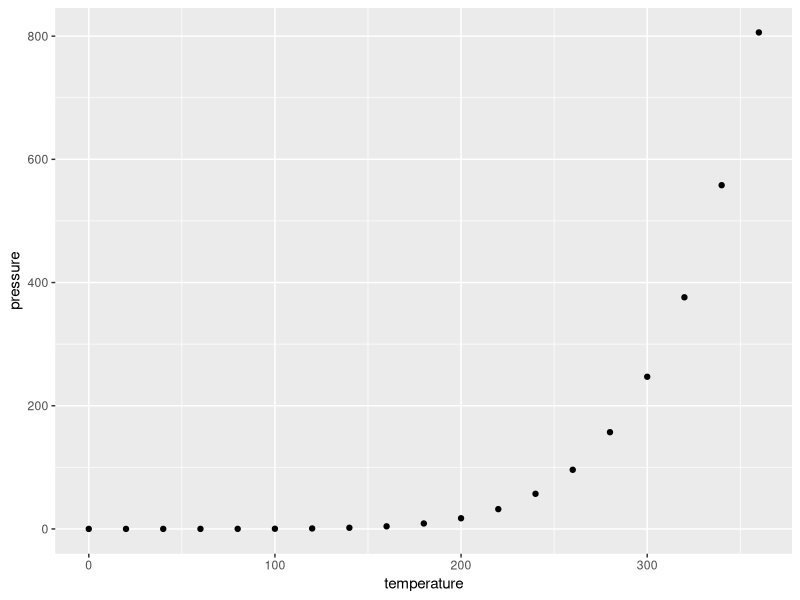
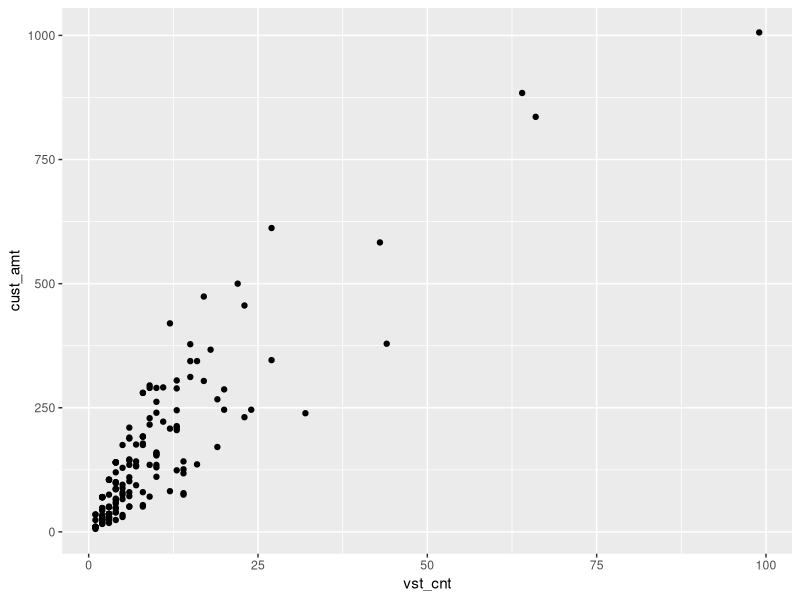
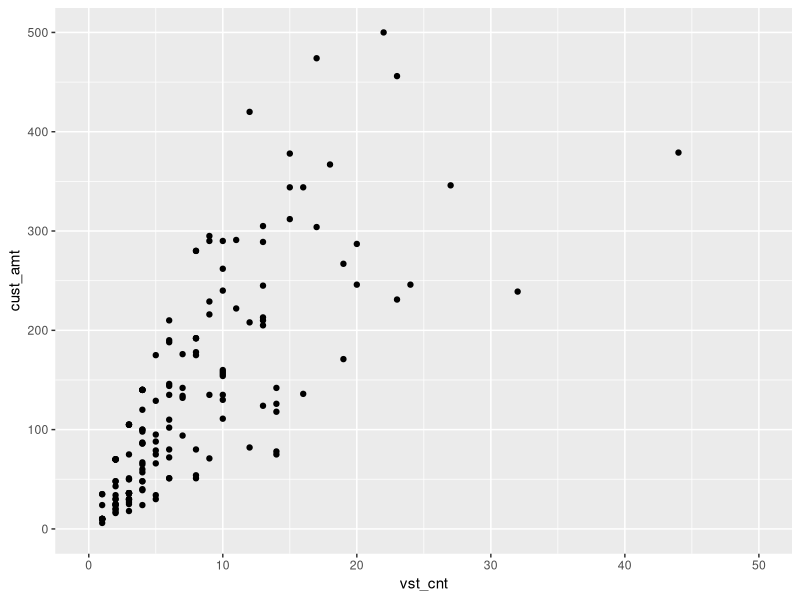
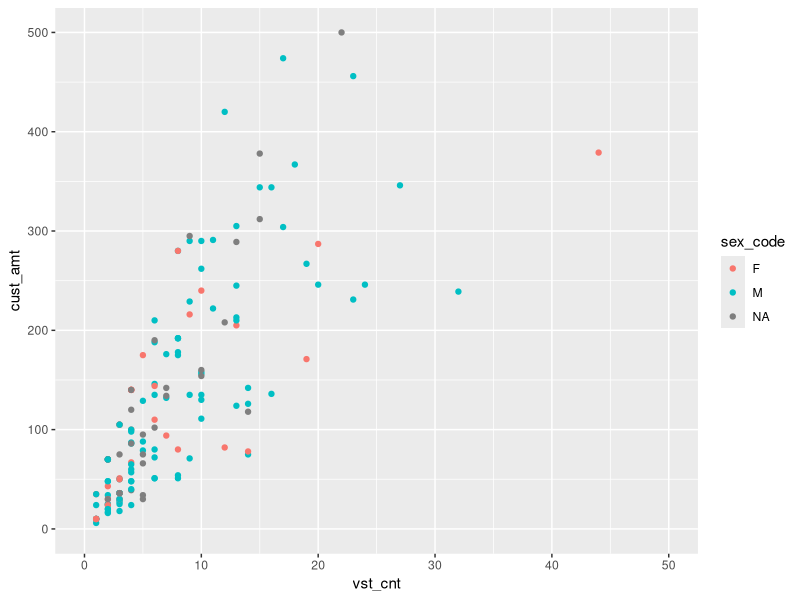
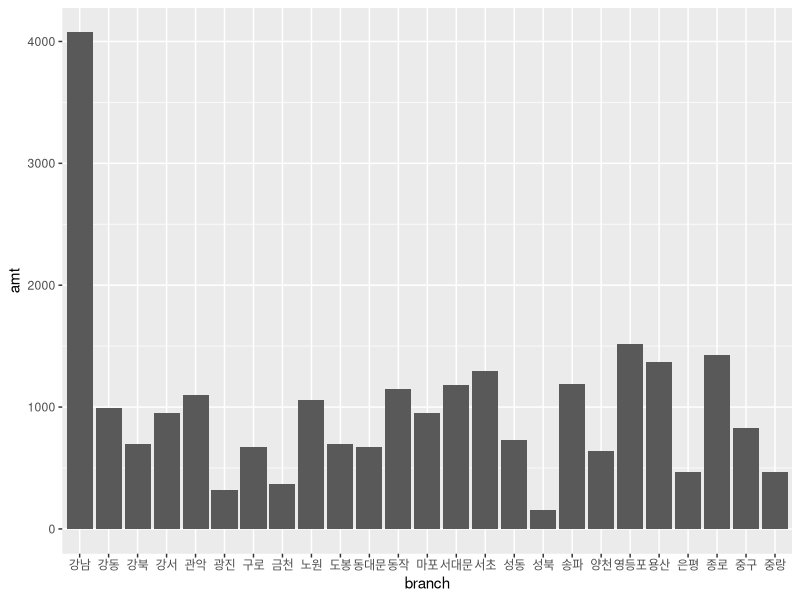
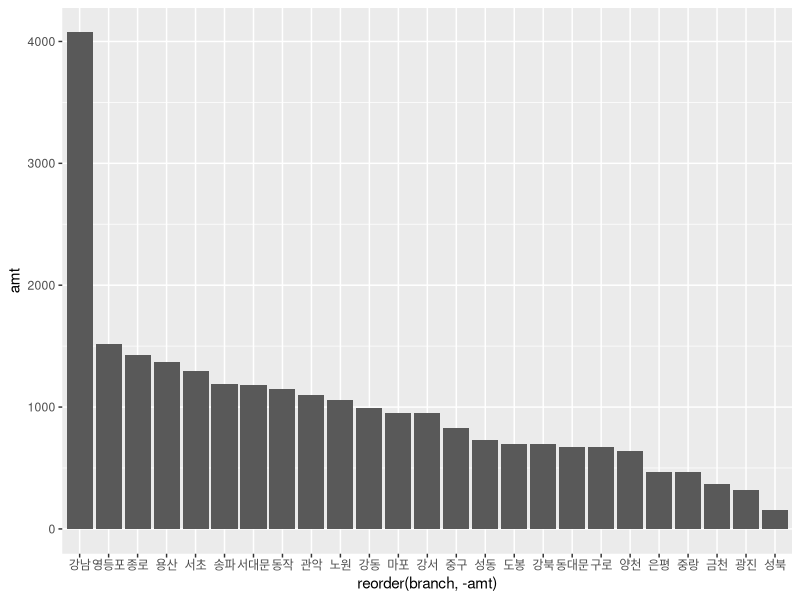
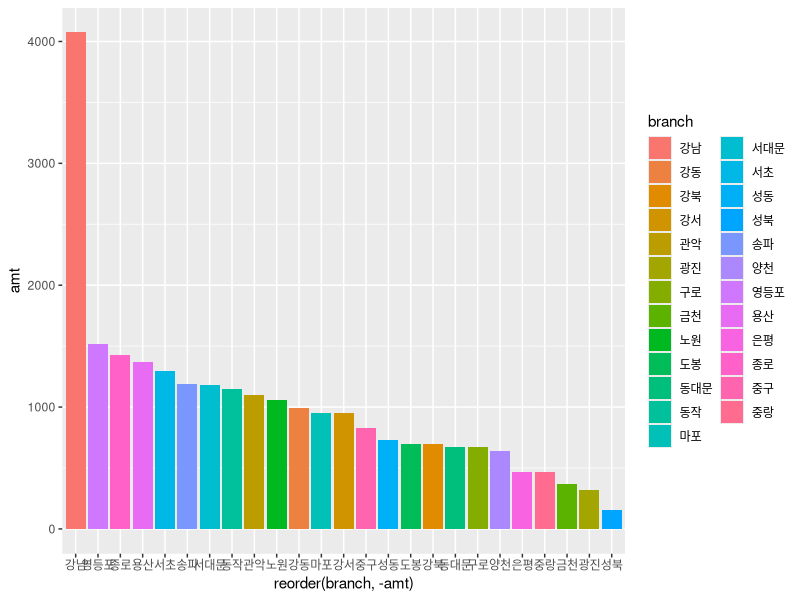
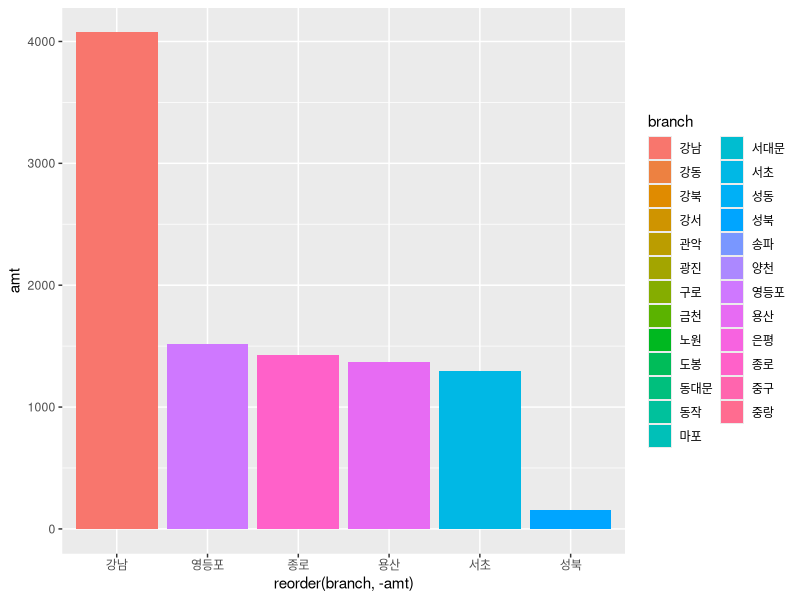

Source code (R) for these figures, in order:
install.packages('ggplot2')

library(readxl)
library(dplyr)
library(ggplot2)

customer_r <- read_excel("customer_r.xlsx")
reservation_r <- read_excel("reservation_r.xlsx")
order_info_r <- read_excel("order_info_r.xlsx")
item_r <- read_excel("item_r.xlsx")

# 열 이름이 대문자로 인식되는 것을 소문자로 변경 
colnames(customer_r) <- tolower(colnames(customer_r))
colnames(reservation_r) <- tolower(colnames(reservation_r))
colnames(order_info_r) <- tolower(colnames(order_info_r))
colnames(item_r) <- tolower(colnames(item_r))

ggplot(data = pressure, aes(x = temperature, y = pressure)) +
geom_point() # 산점도 
# geom_line() # 선 그래프 
# geom_col() # 막대 그래프 

df_cfm_order <- inner_join(reservation_r, order_info_r, by = "reserv_no") %>% 
select(customer_id, reserv_no, visitor_cnt, cancel, order_no, item_id, sales) %>% 
arrange(customer_id, reserv_no, item_id)

head(df_cfm_order)


# 산점도 그래프 
## 산점도를 그리고자 고객별 총 방문 고객 수와 매출(천 원 단위)
df_sct_graph <- df_cfm_order %>% 
group_by(customer_id) %>% 
summarise(vst_cnt = sum(visitor_cnt), cust_amt = sum(sales/1000))

head(df_sct_graph)

ggplot(data = df_sct_graph, aes(x = vst_cnt, y = cust_amt)) +
geom_point() # 산점도 그리기 


# 세부 설정하기
ggplot(data = df_sct_graph, aes(x = vst_cnt, y = cust_amt)) +
geom_point() +
xlim(0,50) + ylim(0,500) # 축 조정으로 화면이 더 확대된 효과
## 방문객 수와 매출은 밀접한 관계(양의 상관관계)가 있다.


# 산점도 그래프에 색상 적용하기
## 고객 성별에 따라 그룹으로 묶어 색상을 칠해 보자. 
df_sct_graph2 <- inner_join(df_sct_graph, customer_r, by = "customer_id") %>%
select(vst_cnt, cust_amt, sex_code)

head(df_sct_graph2)

# color()가 색상 
ggplot(data = df_sct_graph2, aes(x = vst_cnt, y = cust_amt, color = sex_code)) + 
geom_point() +
xlim(0,50) +
ylim(0,500)
## 산점도 구성은 점이기 때문에 color로 색상 옵션을 적용하지만, 
## 막대 그래프는 막대이기 때문에 fill로 색상 옵션을 적용



# 막대 그래프
## 예약 완료, 주문 완료 데이터 연결
df_branch_sales_1 <- inner_join(reservation_r, order_info_r, by = 'reserv_no') %>% 
select(branch, sales) %>% 
arrange(branch, sales)

# 지점별로 매출 합산 
df_branch_sales_2 <- df_branch_sales_1 %>% 
group_by(branch) %>% 
summarise(amt = sum(sales) / 1000) %>% 
arrange(desc(amt))

df_branch_sales_2 # 데이터셋 확인 

# 막대그래프 그리기 
ggplot(df_branch_sales_2, aes(x = branch, , y = amt)) + geom_bar(stat = "identity")

# 매출이 큰 순서대로 내림차순 정렬 (-는 내림차순)
ggplot(df_branch_sales_2, aes(x = reorder(branch, -amt), y = amt)) +
geom_bar(stat = "identity")

# 색상 채우기 (fill)
ggplot(df_branch_sales_2, aes(x = reorder(branch, -amt), y = amt, fill = branch)) +
geom_bar(stat = "identity")

# 막대 그래프 일부만 선택하기
ggplot(df_branch_sales_2, aes(x = reorder(branch, -amt), y = amt, fill = branch)) +
geom_bar(stat = "identity") +
xlim(c('강남', '영등포', '종로', '용산', '서초', '성북'))

# 가로 막대 그래프 그리기
gg <- ggplot(df_branch_sales_2, aes(x = reorder(branch, -amt), y = amt, fill = branch)) +
geom_bar(stat = "identity") +
xlim(c('강남', '영등포', '종로', '용산', '서초', '성북'))

gg <- gg + coord_flip() # coord_flip()이 가로 방향으로 전환 
gg

# 범례(legend) 조정하기
gg <- ggplot(df_branch_sales_2, aes(x = reorder(branch, -amt), y = amt, fill = branch)) +
geom_bar(stat = "identity") +
xlim(c('강남', '영등포', '종로', '용산', '서초', '성북'))

gg <- gg + coord_flip() + 
            theme(legend.position = "bottom") +
            scale_fill_discrete(breaks = c("강남", "영등포", "종로", "용산", "서초","성북"))
gg





# 히스토그램 (도수 분포 확인)

# 지점 예약 건수 히스토그램
gg <- ggplot(data = reservation_r, aes(x = branch)) + 
      geom_bar(stat = "count")
gg

# 히스토그램 타이틀과 축 제목 변경하기
gg <- ggplot(data = reservation_r, aes(x = branch)) + 
      geom_bar(stat = "count") + 
      labs(title = '지점별 예약 건수', x = '지점', y = '예약건')
gg

# theme( ) 함수로 그래프 세부 조정하기

gg <- gg + theme(axis.title.x = element_text(size = 15,
                                             color = "blue",
                                             face = 'bold',
                                             angle = 0) ,
                 axis.title.y = element_text(size = 13,
                                             color = 'red',
                                             angle = 90))
gg 

# geom_histogram( ) 함수로 연속형 데이터의 히스토그램 그리기
ggplot(data = order_info_r, aes(x = sales/1000)) + 
geom_histogram(binwidth = 5) # binwidth는 구간 너비를 설정하는 옵션





# 파이 차트 (상대적 크기 확인)
df_pie_graph <- inner_join(order_info_r, item_r, by = 'item_id') %>% 
group_by(item_id, product_name) %>% 
summarise(amt_item = sum(sales / 1000)) %>% 
select(item_id, amt_item, product_name)

df_pie_graph

# 누적 막대 그래프 그리기
ggplot(df_pie_graph, aes(x = "", y = amt_item, fill = product_name)) +
       geom_bar(stat = "identity")

# 파이 차트 그리기
gg <- ggplot(df_pie_graph, aes(x = "", y = amt_item, fill = product_name)) +
    geom_bar(stat = "identity") +
    coord_polar("y", start = 0) # coord_polar이 파이 차트 그리는 함수. 
    # y축 값을 기준으로 0부터 시작하는 그래프  

# 자동으로 파이 차트에 팔레트 색상 채우기
## ggplot2에는 색상 자동 채움을 위한 다양한 팔레트(palette)가 있다.
## 색상을 특정 팔레트 색상으로 바꾸려면 scale_fill_brewer() 함수를 사용
gg <- gg + scale_fill_brewer(palette = "Spectral")
gg







